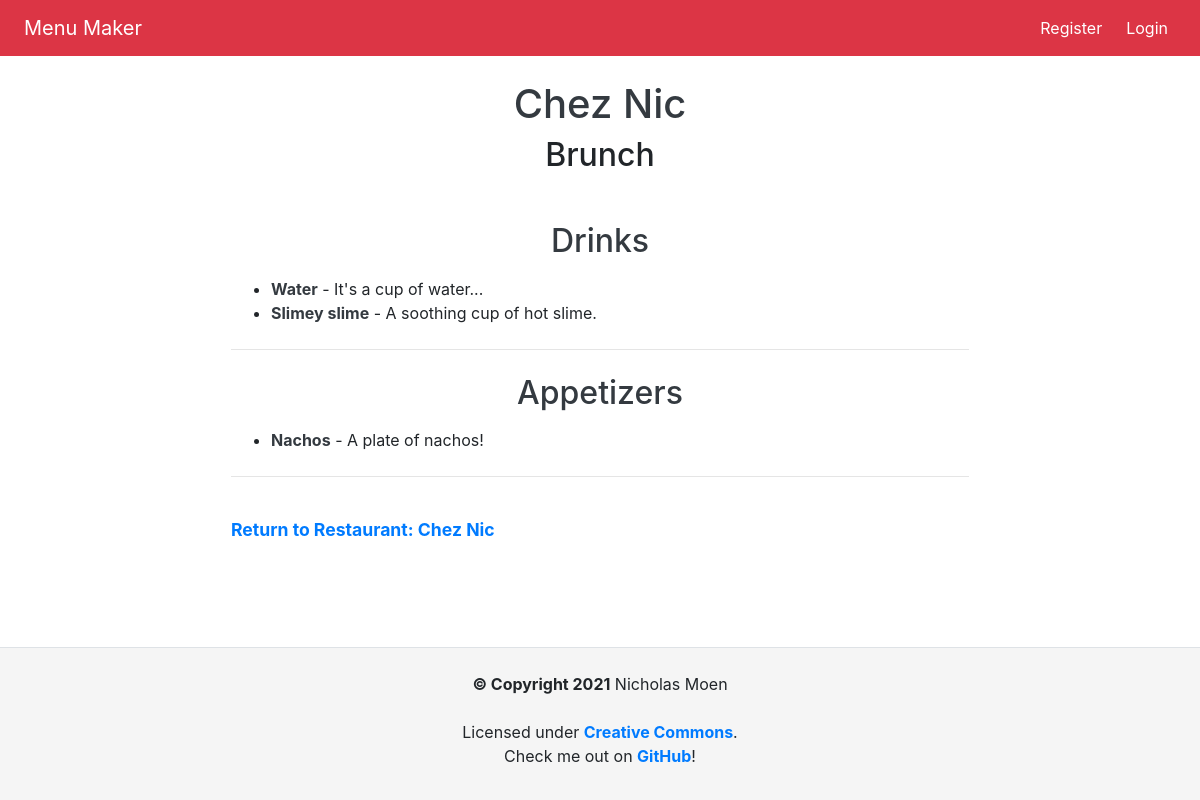
The page /restaurants/chez-nic/menus/brunch/ on the database as committed earlier.
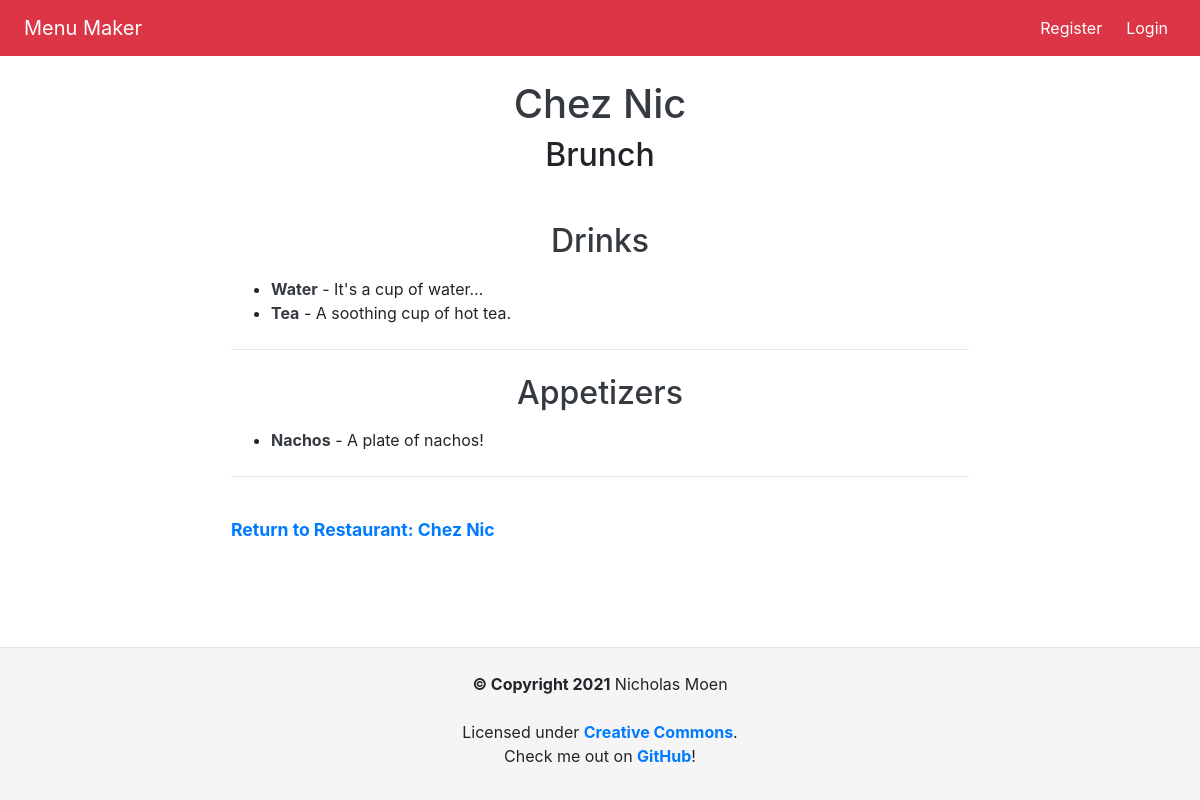
The same page on the database as committed later.
### menus/models.py (models this page shows, shortened)
class MenuItem(models.Model):
    menusection = models.ForeignKey('MenuSection', on_delete=models.CASCADE)
    name = models.CharField(max_length=128, default=None, blank=False)
    slug = models.SlugField(max_length=128)
    price = models.IntegerField(
        help_text="Enter the price in cents (e.g. $5.00 = 500 cents)",
        blank=True, null=True)
    description = models.CharField(max_length=1024, blank=True)

### menus/views.py (the view)
class MenuDetailView(DetailView):
    model = Menu
    def get_object(self):
        return get_object_or_404(
            Menu,
            restaurant__slug=self.kwargs['restaurant_slug'],
            slug=self.kwargs['menu_slug'])

### menus_project/context_processors.py (called while the page is built)
def project_name(request):
    return {'PROJECT_NAME': PROJECT_NAME}

### menus/templates/menus/menu_detail.html (shortened to what this page needs)
{% extends 'base.html' %}
{% block body_title %}<a class="text-dark" href="{% url 'restaurants:restaurant_detail' restaurant_slug=menu.restaurant.slug %}">{{ menu.restaurant.name }}</a>{% endblock %}
{% block content %}
<h2 class="mb-5 text-center">{{ menu.name }}</h2>
{% if not menu.menusection_set.count %}
<p class="text-center">This menu does not have any sections.</p>
{% else %}
  {% for menusection in menu.menusection_set.all %}
  <div id="menu-container" class="mt-4 mb-4">
    <h2 class="text-center"><a class="text-dark" href="{% url 'menus:menusection_detail' restaurant_slug=menu.restaurant.slug menu_slug=menu.slug menusection_slug=menusection.slug %}">{{ menusection.name }}</a></h2>
    {% if menusection.menuitem_set.count %}
      <ul class="pt-2">
      {% for menuitem in menusection.menuitem_set.all %}
        <li><a class="text-dark font-weight-bold" href="{% url 'menus:menuitem_detail' restaurant_slug=menu.restaurant.slug menu_slug=menu.slug menusection_slug=menusection.slug menuitem_slug=menuitem.slug %}">{{ menuitem.name }}</a> - {{ menuitem.description }}{% if menuitem.price %}<span class="ml-2">{{ menuitem.get_readable_price }}</span>{% endif %}</li>
      {% endfor %}
      </ul>
    {% elif not menusection.menuitem_set.count %}
      <p class="ml-3 font-weight-bold">This section does not have any items.</p>
    {% endif %}
  </div>
  <hr>
  {% endfor %}
{% endif %}
<div id="bottom-links">
<p><a href="{% url 'restaurants:restaurant_detail' restaurant_slug=menu.restaurant.slug %}">Return to Restaurant: {{ menu.restaurant.name }}</a></p>
</div>
{% endblock content %}

Rows that differ between the two databases and show on the page:
changed MenuItem: name "Slimey slime" → "Tea"; description "A soothing cup of hot slime." → "A soothing cup of hot tea."
